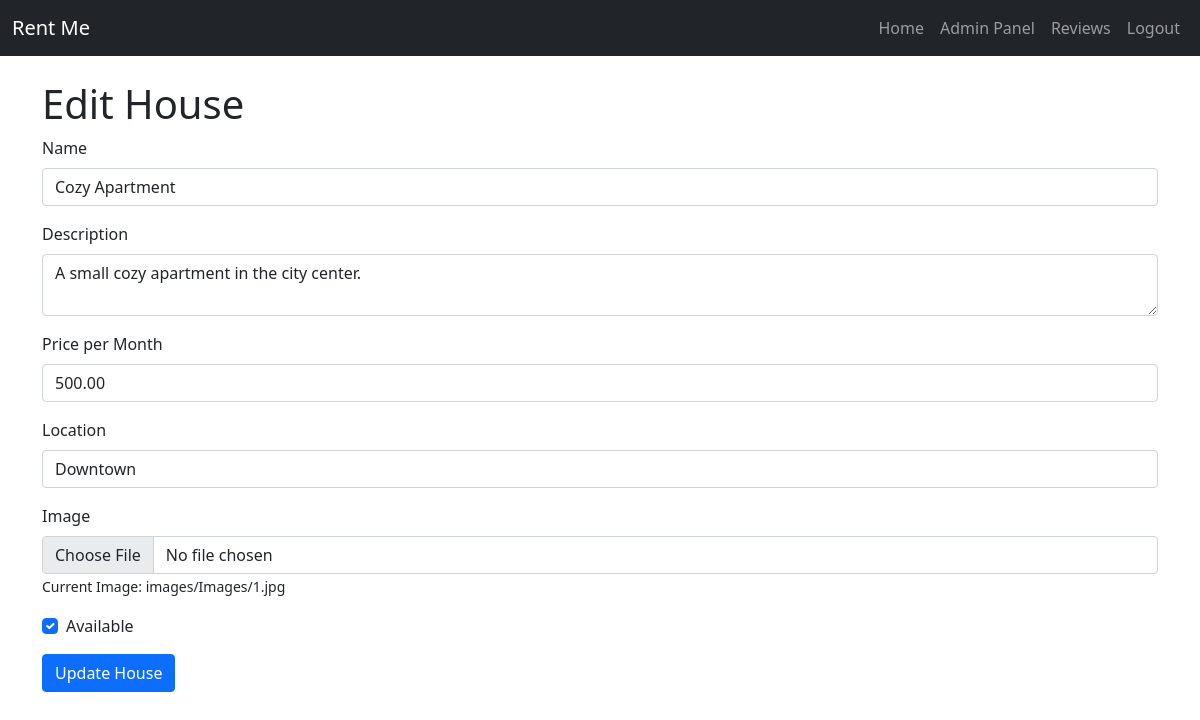
The app's page /edit_house.php?id=1 (signed in) with its own data.
### tables this page shows
CREATE TABLE `houses` (
  `id` int(11) NOT NULL,
  `name` varchar(100) NOT NULL,
  `description` text DEFAULT NULL,
  `price_per_month` decimal(10,2) NOT NULL,
  `location` varchar(100) NOT NULL,
  `image_path` varchar(255) DEFAULT NULL,
  `available` tinyint(1) DEFAULT 1,
  `created_at` timestamp NOT NULL DEFAULT current_timestamp()
);

### edit_house.php (the view, shortened to what this page needs)
<?php
require 'db_connect.php';
$id = $_GET['id'];
$query = "SELECT * FROM houses WHERE id = ?";
$stmt = $conn->prepare($query);
$stmt->bind_param("i", $id);
$stmt->execute();
$result = $stmt->get_result();
$house = $result->fetch_assoc();
?>
<!DOCTYPE html>
<html lang="en">
<head>
    <link href="https://cdn.jsdelivr.net/npm/bootstrap@5.1.3/dist/css/bootstrap.min.css" rel="stylesheet">
</head>
<body>
    <?php include 'navbar.php'; ?>
    <div class="container my-4">
        <h1>Edit House</h1>
        <form action="" method="POST" enctype="multipart/form-data">
            <div class="mb-3">
                <label for="name" class="form-label">Name</label>
                <input type="text" id="name" name="name" class="form-control" value="<?= htmlspecialchars($house['name']) ?>" required>
            </div>
            <div class="mb-3">
                <label for="description" class="form-label">Description</label>
                <textarea id="description" name="description" class="form-control" required><?= htmlspecialchars($house['description']) ?></textarea>
            </div>
            <div class="mb-3">
                <label for="price" class="form-label">Price per Month</label>
                <input type="number" id="price" name="price" class="form-control" step="0.01" value="<?= $house['price_per_month'] ?>" required>
            </div>
            <div class="mb-3">
                <label for="location" class="form-label">Location</label>
                <input type="text" id="location" name="location" class="form-control" value="<?= htmlspecialchars($house['location']) ?>" required>
            </div>
            <div class="mb-3">
                <label for="image" class="form-label">Image</label>
                <input type="file" id="image" name="image" class="form-control">
                <small>Current Image: <?= $house['image_path'] ?></small>
            </div>
            <div class="mb-3 form-check">
                <input type="checkbox" id="available" name="available" class="form-check-input" <?= $house['available'] ? 'checked' : '' ?>>
                <label for="available" class="form-check-label">Available</label>
            </div>
            <button type="submit" class="btn btn-primary">Update House</button>
        </form>
    </div>
</body>
</html>

### records on screen
houses: name "Cozy Apartment", description "A small cozy apartment in the city center.", price "500.00", location "Downtown", image_path "images/Images/1.jpg", available "☑"
